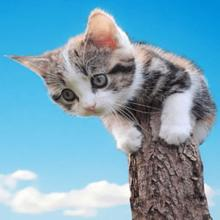
#> input picture datas/images/cat1.png, 220 x 220 px
$ python base-operation.py
#> lines starting #> are read from the running program, lines starting #| are printed output that depends on the picture; after the words box and inside, x2 and y2 are one past the last pixel; in counts of white or black regions, pixels touching at a corner belong together
#-*- coding: utf-8 -*-
import cv2 as cv
import numpy as np

img = cv.imread('../../datas/images/cat1.png')
#> img is the input picture: shape (220, 220, 3); mean B, G, R 186.6, 164.9, 119.3
# 访问图像基本属性
print('image.shape = ',img.shape)#[rows,cols,channels]
#| image.shape =  (220, 220, 3)
print('image.size = ',img.size)
#| image.size =  145200
# 访问像素
px = img[100,100]
#> px = [208, 197, 200]
print(px)
#| [208 197 200]
# 访问像素中的蓝色分量值
px_blue = img[100,100,0]
#> px_blue = 208
print(px_blue)
#| 208

# 快速访问和编辑像素值
px_r = img.item(10,10,2)
#> px_r = 24
px_g = img.item(10,10,1)
#> px_g = 162
px_b = img.item(10,10,0)
#> px_b = 224
print(px_r,px_g,px_b)
#| 24 162 224

# 设置像素分量值
img.itemset((10,10,2),100)
#> img: shape (220, 220, 3); under 0.01% of pixels changed, all inside (x1, y1, x2, y2) = (10, 10, 11, 11)
px_r = img.item(10,10,2)
#> px_r = 100
print('after changed = ',px_r)
#| after changed =  100

# 图像ROI
region = img[10:100,0:100]
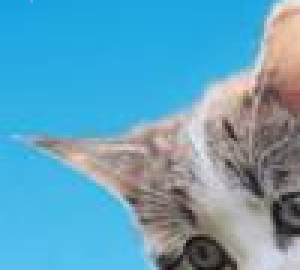
#> region: shape (90, 100, 3) (shown 3 times larger); mean B, G, R 189, 161.9, 98.2
cv.imshow("src",img)
cv.imshow("roi",region)

# 获取图像通道
b,g,r = cv.split(img)
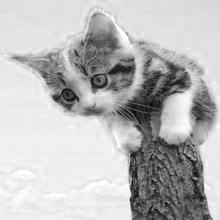
#> b: shape (220, 220); min 4, max 255, mean 186.6
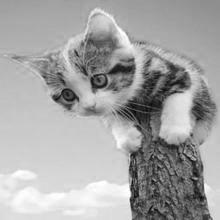
#> g: shape (220, 220); min 3, max 255, mean 164.9
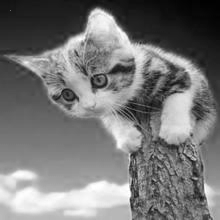
#> r: shape (220, 220); min 1, max 255, mean 119.3
res = cv.merge((r,g,b))# 不按BGR储存顺序
cv.imshow("merge",res)

b = img[:,:,0]
g = img[:,:,1]
r = img[:,:,2]

cv.imshow("src-r",r)

imgcpy = img[:]

cv.imshow("img-copy",imgcpy)

# 设置指定通道
# 设置图像的红色通道值为0
imgcpy[:,:,2] = 0
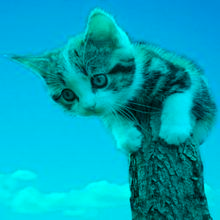
#> imgcpy: shape (220, 220, 3); mean B, G, R 186.6, 164.9, 0

cv.imshow("img-copy-changed",imgcpy)

cv.waitKey()
cv.destroyAllWindows()

$ run again, with datas/images/apple-template.jpg saved as datas/images/cat1.png
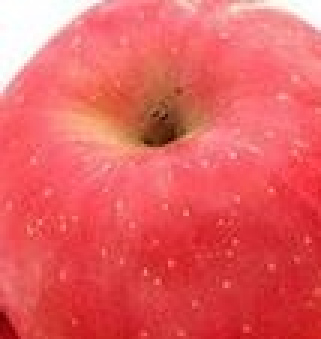
#> input picture datas/images/apple-template.jpg, 107 x 113 px (shown 3 times larger)
#> img is the input picture: shape (113, 107, 3); mean B, G, R 96, 94.3, 231.5
#| image.shape =  (113, 107, 3)
#| image.size =  36273
#> px = [44, 40, 205]
#| [ 44  40 205]
#> px_blue = 44
#| 44
#> `px_r = img.item(10,10,2)`: px_r = 255
#> px_g = 251
#> px_b = 253
#| 255 251 253
#> img: shape (113, 107, 3); 0.01% of pixels changed, all inside (x1, y1, x2, y2) = (10, 10, 11, 11)
#> `px_r = img.item(10,10,2)`: px_r = 100
#| after changed =  100
#> `b,g,r = cv.split(img)`:
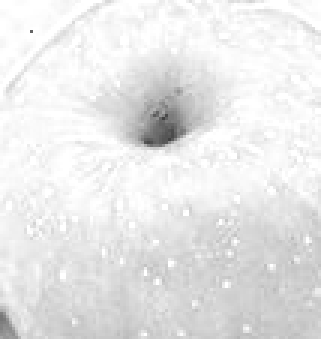
#> r: shape (113, 107) (shown 3 times larger); min 64, max 255, mean 231.5
#> `imgcpy[:,:,2] = 0`:
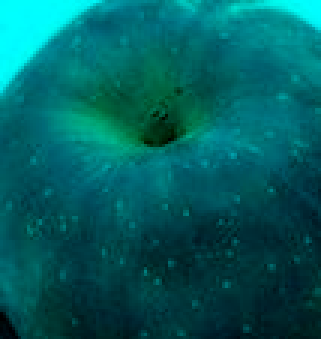
#> imgcpy: shape (113, 107, 3) (shown 3 times larger); mean B, G, R 96, 94.3, 0

$ run again, with datas/images/apple.jpg saved as datas/images/cat1.png
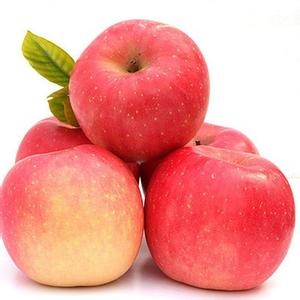
#> input picture datas/images/apple.jpg, 300 x 300 px
#> img is the input picture: shape (300, 300, 3); mean B, G, R 148.2, 155.9, 237.9
#| image.shape =  (300, 300, 3)
#| image.size =  270000
#> px = [99, 98, 255]
#| [ 99  98 255]
#> px_blue = 99
#| 99
#> `px_r = img.item(10,10,2)`: px_r = 255
#| 255 255 255
#> img: shape (300, 300, 3); under 0.01% of pixels changed, all inside (x1, y1, x2, y2) = (10, 10, 11, 11)
#> `px_r = img.item(10,10,2)`: px_r = 100
#| after changed =  100
#> `b,g,r = cv.split(img)`:
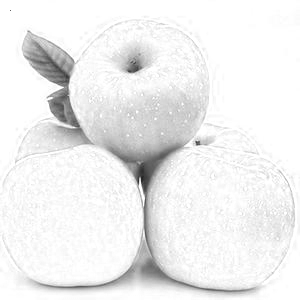
#> r: shape (300, 300); min 34, max 255, mean 237.9
#> `imgcpy[:,:,2] = 0`:
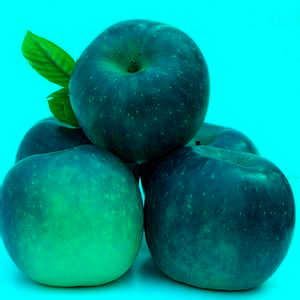
#> imgcpy: shape (300, 300, 3); mean B, G, R 148.2, 155.9, 0

$ run again, with datas/images/building.jpg saved as datas/images/cat1.png
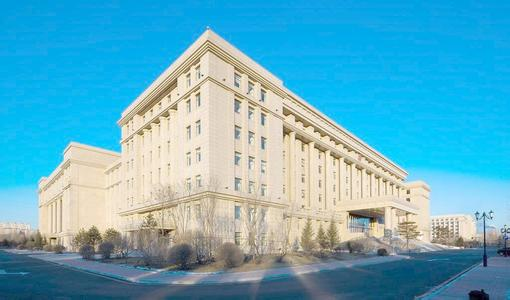
#> input picture datas/images/building.jpg, 510 x 300 px
#> img is the input picture: shape (300, 510, 3); mean B, G, R 195.2, 173.6, 99.7
#| image.shape =  (300, 510, 3)
#| image.size =  459000
#> px = [244, 187, 2]
#| [244 187   2]
#> px_blue = 244
#| 244
#> `px_r = img.item(10,10,2)`: px_r = 2
#> px_g = 160
#> px_b = 225
#| 2 160 225
#> img: shape (300, 510, 3); under 0.01% of pixels changed, all inside (x1, y1, x2, y2) = (10, 10, 11, 11)
#> `px_r = img.item(10,10,2)`: px_r = 100
#| after changed =  100
#> `b,g,r = cv.split(img)`:
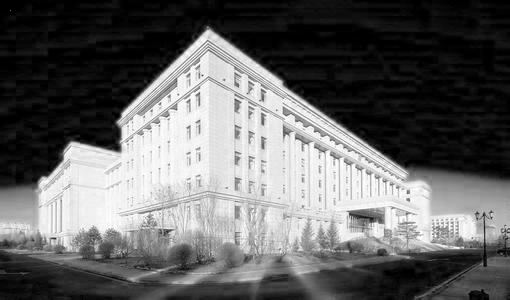
#> r: shape (300, 510); min 0, max 255, mean 99.7
#> `imgcpy[:,:,2] = 0`:
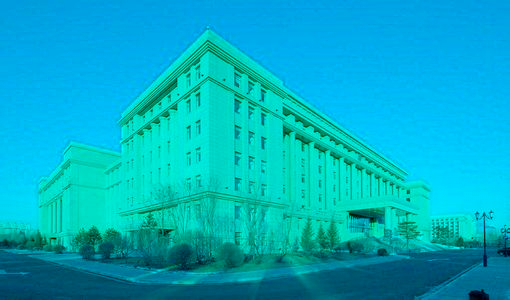
#> imgcpy: shape (300, 510, 3); mean B, G, R 195.2, 173.6, 0
